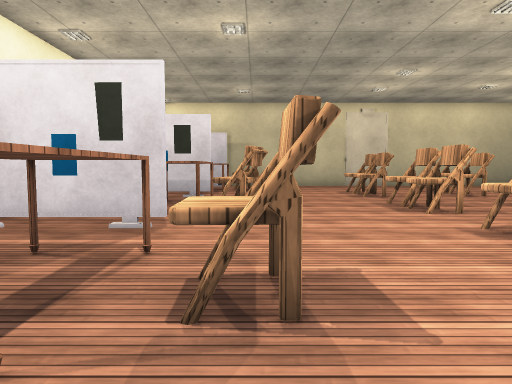
view 1 (above)

19 first-person views from a walk through a Unity game level. The camera is 1.2 m above the floor, tilts 4° down and sees 70° across. The floor is counted in squares, 1 m on a side. Each view is taken from the middle of a square. On the plan, view 1 faces up. The plan holds only what a view shows up to about 15 squares ahead; the rest is blank. The player is left out. Some animated figures are not drawn. Surface patterns are stand-ins for the level's own textures.

view 2
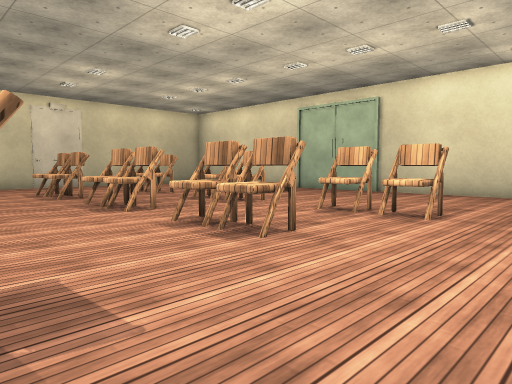

view 3
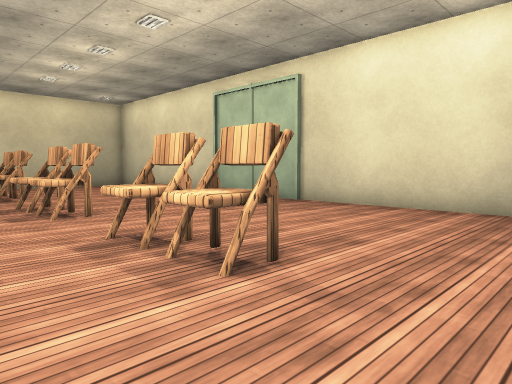

view 4
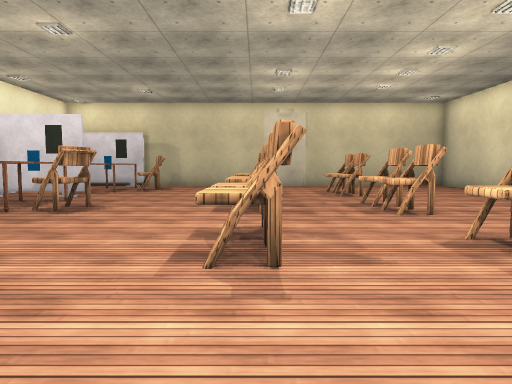

view 5
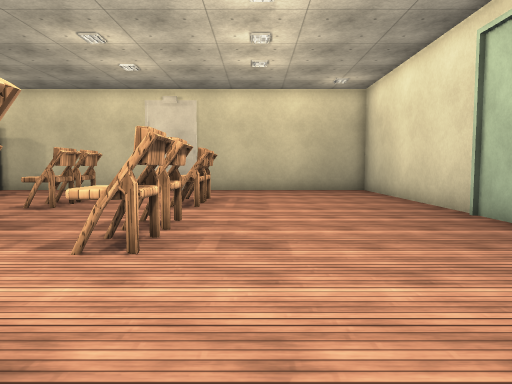

view 6
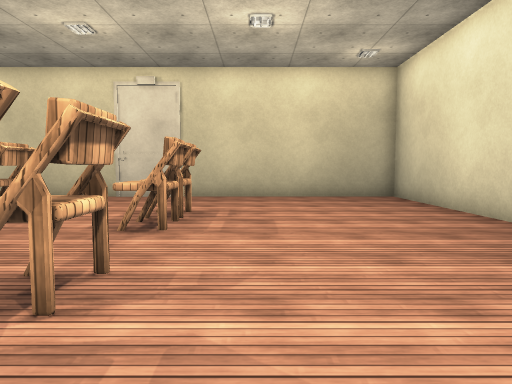

view 7
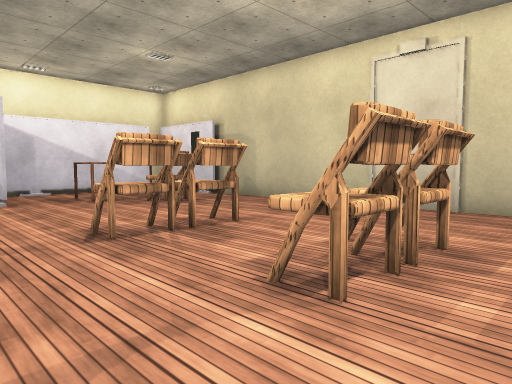

view 8
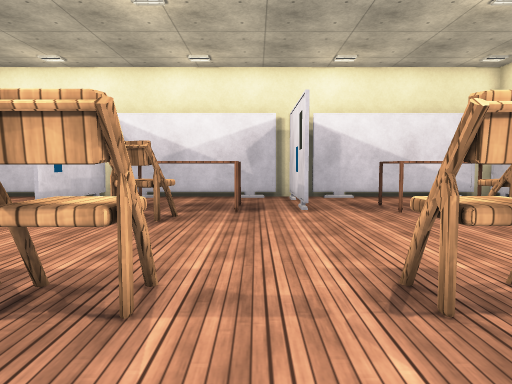

view 9
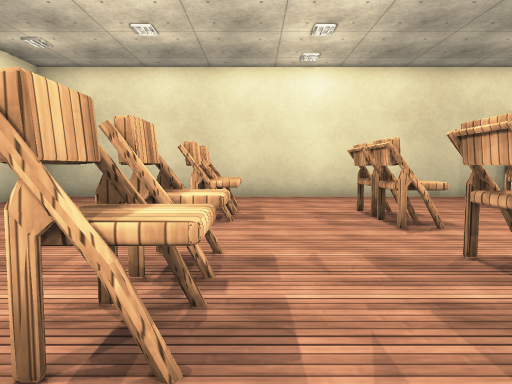

view 10
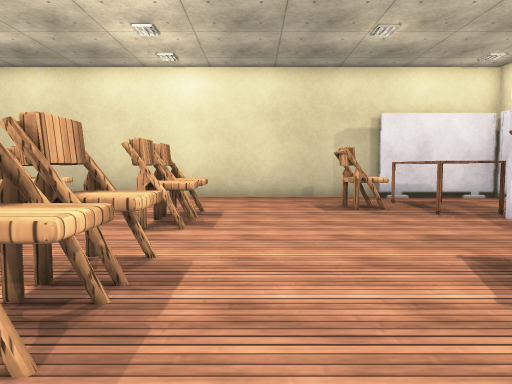

view 11
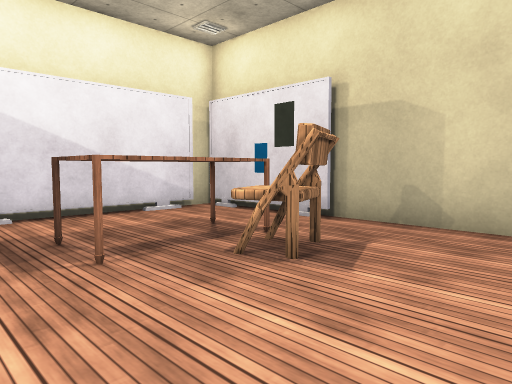

view 12
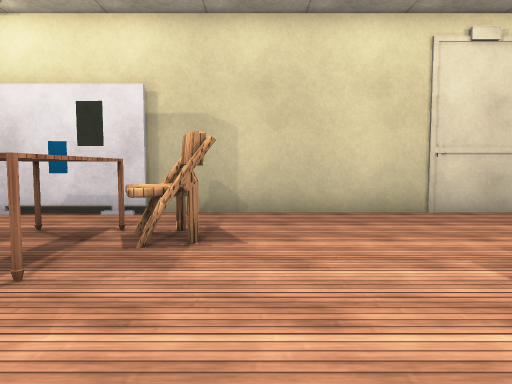

view 13
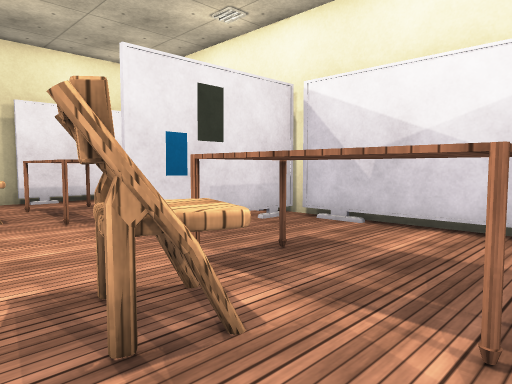

view 14
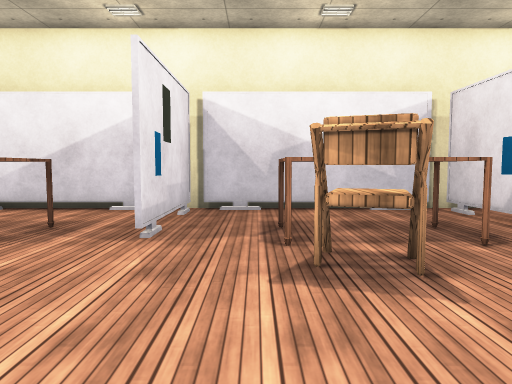

view 15
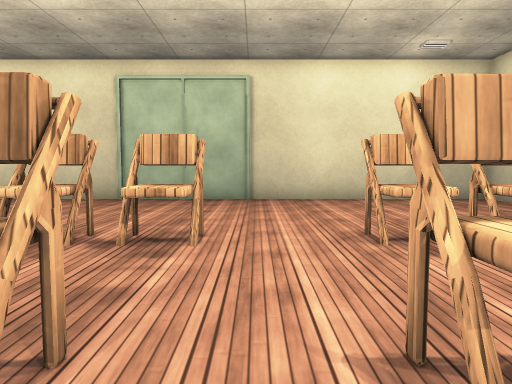

view 16
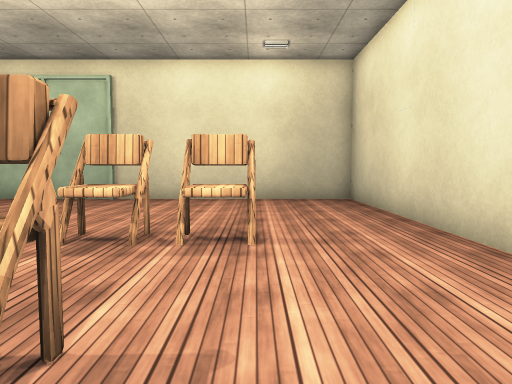

view 17
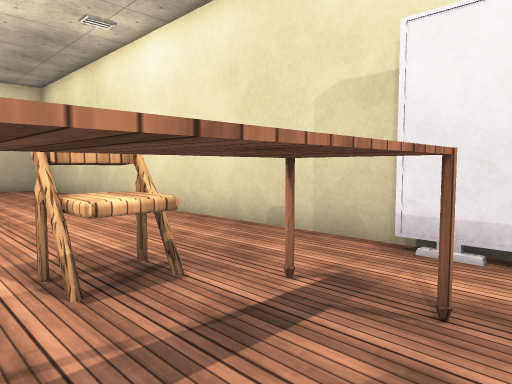

view 18
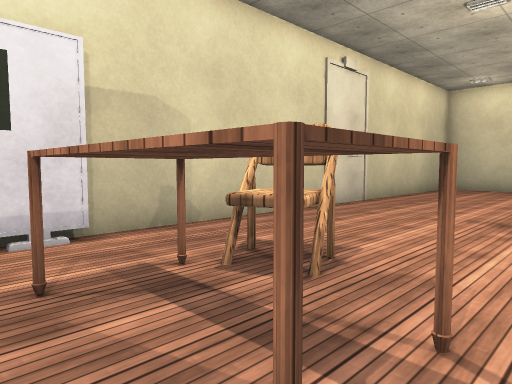

view 19
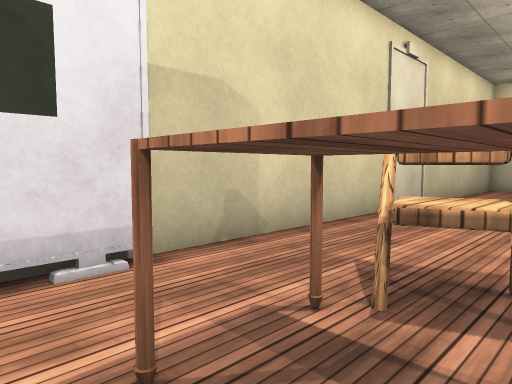

### Floor plan
Points are (right, up) in squares from view 1. A wall is a line through its corners. A room is listed if a view was taken in it or the views show most of it. See-through windows are left out.
Room 1 (views 1, 2, 3, 4, 5, 6, 7, 8, 9, 10, 11, 12, 13, 14, 15, 16, 17, 18, 19)
walls: (-1.8, 14.3) (-6.1, 14.3); (-1.8, 7.1) (-2.5, 7.1); (-2.5, 7.2) (-1.8, 7.2); (-4.4, 7.1) (-5, 7.1); (-6.1, 13.9) (-6.1, 7.5); (-6.2, 7.2) (-4.4, 7.2); (-6.1, 5.8) (-6.1, 0.2); (-1.8, 22.1) (-6.1, 22.1); (-3.4, -0.5) (16.5, -0.5) (16.5, 22.5) (-2, 22.5); (-6.1, 21.5) (-6.1, 15.1); (-6.3, -0.1) (-1.8, -0.1)
objects: other object (-4, 7); table (-3, 2) to (-2, 5); other object (-3, 7); table (-3, 10) to (-2, 12); table (-3, 17) to (-2, 20); chair (-1, 3) to (1, 4); chair (-1, 10) to (0, 11); chair (-1, 19) to (0, 20); chair (4, 4) to (5, 5); chair (4, 6) to (5, 7); chair (4, 9) to (5, 10); chair (4, 11) to (5, 12); chair (4, 15) to (5, 15); chair (4, 16) to (5, 17); chair (8, 9) to (10, 10); chair (8, 11) to (10, 12); chair (8, 15) to (9, 16); chair (8, 17) to (9, 18); chair (9, 3) to (10, 4); chair (9, 5) to (10, 6)

Where each view was taken, in squares from view 1:
view 1: 0 up, 0 right, facing up
view 2: 0 up, 0 right, facing up-right
view 3: 0 up, 6 right, facing up-right
view 4: 0 up, 5 right, facing up
view 5: 4 up, 11 right, facing up
view 6: 8 up, 11 right, facing up
view 7: 12 up, 11 right, facing up-left
view 8: 13 up, 8 right, facing left
view 9: 14 up, 8 right, facing down
view 10: 14 up, 3 right, facing down
view 11: 15 up, 3 right, facing up-left
view 12: 13 up, 1 right, facing up
view 13: 13 up, 1 right, facing down-left
view 14: 9 up, 4 right, facing left
view 15: 8 up, 3 right, facing right
view 16: 3 up, 3 right, facing right
view 17: 5 up, 4 left, facing down-right
view 18: 16 up, 4 left, facing up-right
view 19: 18 up, 4 left, facing up-right
